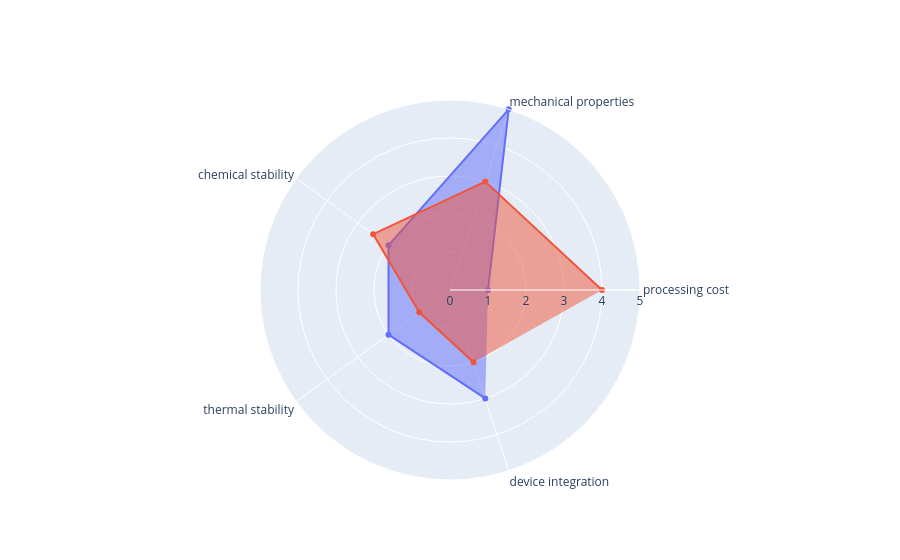

The notebook cell this image was saved under:
### Code cell
# Radarchart
import plotly.graph_objects as go

# Definir las categorías
categories = ['processing cost', 'mechanical properties', 'chemical stability',
              'thermal stability', 'device integration']

# Crear una figura vacía
fig = go.Figure()

# Agregar la primera serie de datos al gráfico polar
fig.add_trace(go.Scatterpolar(
      r=[1, 5, 2, 2, 3],  # Valores para la primera serie de datos
      theta=categories,  # Categorías en el eje theta
      fill='toself',     # Rellenar el área entre las líneas
      name='Product A'   # Nombre de la primera serie de datos
))

# Agregar la segunda serie de datos al gráfico polar
fig.add_trace(go.Scatterpolar(
      r=[4, 3, 2.5, 1, 2],  # Valores para la segunda serie de datos
      theta=categories,     # Categorías en el eje theta
      fill='toself',        # Rellenar el área entre las líneas
      name='Product B'      # Nombre de la segunda serie de datos
))

# Actualizar la configuración del layout del gráfico
fig.update_layout(
  polar=dict(
    radialaxis=dict(
      visible=True,
      range=[0, 5]    # Rango del eje radial
    )),
  showlegend=False    # Ocultar la leyenda
)

# Mostrar el gráfico
fig.show()

### Figure 1 — Plotly figure (JSON) as saved in the notebook; plotly's stock layout.template omitted (floating-point values rounded to 4 significant figures)
{"data": [{"fill": "toself", "name": "Product A", "r": [1, 5, 2, 2, 3], "theta": ["processing cost", "mechanical properties", "chemical stability", "thermal stability", "device integration"], "type": "scatterpolar"}, {"fill": "toself", "name": "Product B", "r": [4, 3, 2.5, 1, 2], "theta": ["processing cost", "mechanical properties", "chemical stability", "thermal stability", "device integration"], "type": "scatterpolar"}], "layout": {"polar": {"radialaxis": {"range": [0, 5], "visible": true}}, "showlegend": false}}
